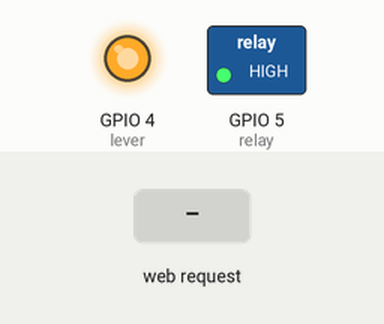
This sketch was run on a simulated ESP8266 (NodeMCU). Parts: switched loads named in the sketch (green lamp = pin HIGH), output pins drawn as LEDs (lit = HIGH). The inputs (shaded band) are chosen by the test bench. WiFi joins after 1.5 s; servers stay silent unless stated; network time is answered at once with the bench clock; the local clock reads 2024-03-15 10:24:30 at power-on unless the sketch sets it; what the sketch prints to the serial monitor is not drawn.

Above: at 2.7 s.
2.8 s: HTTP request GET /1 received
At 3.9 s:
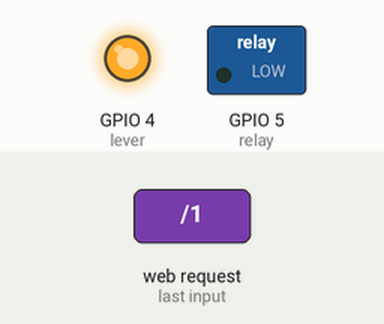
4.3 s: HTTP request GET /0 received
At 5.1 s:
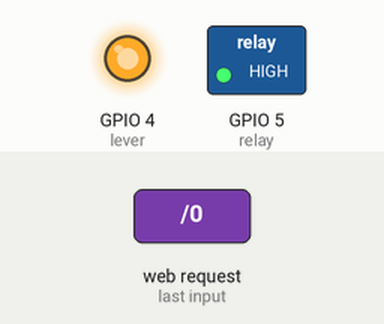
5.8 s: HTTP request GET /2 received
At 6.2 s:
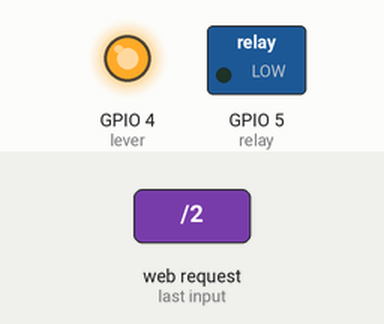
Timing chart, 0 to 8.8 s (numbered marks = the images above; inputs shaded):
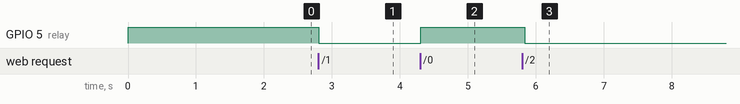

Measured:
- after the input at 2.8 s, GPIO 5 (relay): HIGH → LOW at once
- after the input at 4.3 s, GPIO 5 (relay): LOW → HIGH at once
- after the input at 5.8 s, GPIO 5 (relay): HIGH → LOW at once

The sketch:

Wifi_Ventilator.ino
```cpp
// Load Wi-Fi library
#include <NTPClient.h>
#include <ESP8266WiFi.h>
#include <WiFiUdp.h>

// Replace with your network credentials
const char* ssid     = "SSID";
const char* password = "PASSWORD";

// Set web server port number to 80
WiFiServer server(80);

// Variable to store the HTTP request
String header;

// Auxiliar variables to store the current output state
int state = 0;

// Assign output variables to GPIO pins
// Reversed functionality (low -> on, high -> off)
// Connect Realay to NO & COM
// That way, if the arduino is off/not connected to power, the ventilator is on
const int relay = 5;
const int lever = 4;

// Current time
unsigned long currentTime = millis();
// Previous time
unsigned long previousTime = 0;
// Define timeout time in milliseconds (example: 2000ms = 2s)
const long timeoutTime = 2000;

// Define NTP Client
WiFiUDP ntpUDP;
NTPClient timeClient(ntpUDP, "pool.ntp.org");

// Vars for ventilator-timer
unsigned long ventStartTime = 0;
unsigned long ventCurrentTime = 0;

// Get_Unix_Time() Function that gets current epoch time
unsigned long Get_Unix_Time() {
  timeClient.update();
  unsigned long now = timeClient.getEpochTime();
  return now;
}

void Check_For_State() {
  // turns the GPIOs on and off
  if (state == 0) {
    digitalWrite(relay, HIGH);
    ventCurrentTime = 0;
    ventStartTime = 0;

  } else if (state == 1) {
    digitalWrite(relay, LOW);
    ventCurrentTime = 0;
    ventStartTime = 0;

  } else if (state == 2) {
    if (ventStartTime == 0){
      ventStartTime = Get_Unix_Time();
      digitalWrite(relay, LOW);
      };
    ventCurrentTime = Get_Unix_Time();
    if((ventCurrentTime - ventStartTime) > (60*15)){
      digitalWrite(relay, HIGH);
      state = 0;
    };

  } else if (state == 3) {
    if (ventStartTime == 0){
      ventStartTime = Get_Unix_Time();
      digitalWrite(relay, LOW);
      };
    ventCurrentTime = Get_Unix_Time();
    if((ventCurrentTime - ventStartTime) > (60*30)){
      digitalWrite(relay, HIGH);
      state = 0;
    };

  } else if (state == 4) {
    if (ventStartTime == 0){
      ventStartTime = Get_Unix_Time();
      digitalWrite(relay, LOW);
      };
    ventCurrentTime = Get_Unix_Time();
    if((ventCurrentTime - ventStartTime) > (60*60)){
      digitalWrite(relay, HIGH);
      state = 0;
    };

  } else if (state == 5) {
    if (ventStartTime == 0){
      ventStartTime = Get_Unix_Time();
      digitalWrite(relay, LOW);
      };
    ventCurrentTime = Get_Unix_Time();
    if((ventCurrentTime - ventStartTime) > (60*1)){
      digitalWrite(relay, HIGH);
      state = 0;
    };
  }
}


void setup() {
  Serial.begin(115200);
  // Initialize the output variables as outputs
  pinMode(relay, OUTPUT);
  pinMode(lever, OUTPUT);
  // Set outputs
  digitalWrite(relay, HIGH);
  digitalWrite(lever, HIGH);

  // Connect to Wi-Fi network with SSID and password
  Serial.print("Connecting to: ");
  Serial.println(ssid);
  WiFi.begin(ssid, password);
  while (WiFi.status() != WL_CONNECTED) {
    delay(500);
    Serial.print(".");
  }
  // Print local IP address and start web server
  Serial.println("");
  Serial.println("WiFi connected.");
  Serial.println("IP address: ");
  Serial.println(WiFi.localIP());
  server.begin();
}

void loop(){
  WiFiClient client = server.available();   // Listen for incoming clients

  if (client) {                             // If a new client connects,
    Serial.println("New Client.");          // print a message out in the serial port
    String currentLine = "";                // make a String to hold incoming data from the client

    currentTime = millis();
    previousTime = currentTime;
    while (client.connected() && currentTime - previousTime <= timeoutTime) { // loop while the client's connected
      currentTime = millis();
      if (client.available()) {             // if there's bytes to read from the client,
        char c = client.read();             // read a byte, then
        Serial.write(c);                    // print it out the serial monitor
        header += c;
        if (c == '\n') {                    // if the byte is a newline character
          // if the current line is blank, you got two newline characters in a row.
          // that's the end of the client HTTP request, so send a response:
          if (currentLine.length() == 0) {
            // HTTP headers always start with a response code (e.g. HTTP/1.1 200 OK)
            // and a content-type so the client knows what's coming, then a blank line:
            client.println("HTTP/1.1 200 OK");
            client.println("Content-type:text/html");
            client.println("Connection: close");
            client.println();

            // turns the GPIOs on and off
            if (header.indexOf("GET /0") >= 0) {
              Serial.println("Ventilator aus");
              state = 0;
            } else if (header.indexOf("GET /1") >= 0) {
              Serial.println("Ventilator an");
              state = 1;
            } else if (header.indexOf("GET /2") >= 0) {
              Serial.println("Ventilator für 15min an");
              state = 2;
            } else if (header.indexOf("GET /3") >= 0) {
              Serial.println("Ventilator für 30min an");
              state = 3;
            } else if (header.indexOf("GET /4") >= 0) {
              Serial.println("Ventilator für 60min an");
              state = 4;
            } else if (header.indexOf("GET /5") >= 0) {
              Serial.println("Ventilator für 1min an");
              state = 5;
            }

                // Display the HTML web page
            client.println("<!DOCTYPE html><html>");
            client.println("<head><title>Ventilator</title> <meta name=\"viewport\" content=\"width=device-width, initial-scale=0.75\"></head>");
            client.println("<link rel=\"icon\" href=\"data:,\">");

                  // CSS to style the on/off buttons
            client.println("<style>");
            client.println("@import url('https://fonts.googleapis.com/css2?family=Slabo+27px&display=swap');");
            client.println("body{margin: 0em; padding: 0em; border: 0em;background-color: #2b2d42;min-width:350px; width: auto !important; width:350px; min-height:650px;height: auto !important; height:650px;}");
            client.println("#inhalt{ width: 100%; height: 100%; position: relative;}");
            client.println("button{ width: 90%; top: 0px; color: white;  padding: 14px; text-decoration: none;  font-size: 30px;  margin: 2px;  cursor: pointer; border-radius: 12px; margin: 0; margin-top: 18px; position: relative; top: 50%; left: 50%; -ms-transform: translate(-50%, -50%); transform: translate(-50%, -50%); border: none;}");
            client.println(".selectable {  background-color: #003566;}");
            client.println(".unselectable { background-color: #8d99ae; }");
            client.println(".selected{ background-color: #e07a5f;}");
            client.println(".title { font-family: 'Slabo', serif; font-size: 3em; color: rgb(235, 235, 235); text-align: center; margin: 5%; margin-bottom: 12%;}");
            client.println(".untertitel { font-family: 'Slabo', serif; font-size: 2em; color: #dee2e6; text-align: center; margin: 10%; margin-bottom: 8%;}");
            client.println("#copyright {position: absolute; margin: 0em; font-size: 1.25em; font-style: italic;  color: rgb(235, 235, 235);  left: 50%;  bottom: 2px;  transform: translate(-50%, -50%);}");
            client.println("</style>");

            // Web Page Heading
            client.println("<body>");
            client.println("<div id=\"inhalt\">");
            client.println("<p class=\"title\">Ventilator Interface</p>");
            client.println("<div class=\"box\">");
            client.println("<p class=\"untertitel\">Toggle</p>");

            if (state == 0) {
              client.println("<a href= \"/1\"><button class=\"selectable\" id=\"on\">On</button></a></br>");
              client.println("<a href= \"\"><button class=\"unselectable selected\" id=\"off\">Off</button></a>");
              client.println("</div>");
              client.println("<div class=\"box\"><p class=\"untertitel\">Timer</p>");
              client.println("<a href= \"/2\"><button class=\"selectable\" id=\"min15\">15 Min</button></a></br>");
              client.println("<a href= \"/3\"><button class=\"selectable\" id=\"min30\">30 Min</button></a></br>");
              client.println("<a href= \"/4\"><button class=\"selectable\" id=\"min60\">60 Min</button></a></br>");
              client.println("<a href= \"/5\"><button class=\"selectable\" id=\"min1\">1 Min</button></a>");
            } else if (state == 1){
              client.println("<a href= \"/1\"><button class=\"selectable selected\" id=\"on\">On</button></a></br>");
              client.println("<a href= \"/0\"><button class=\"selectable\" id=\"off\">Off</button></a>");
              client.println("</div>");
              client.println("<div class=\"box\"><p class=\"untertitel\">Timer</p>");
              client.println("<a href= \"/2\"><button class=\"selectable\" id=\"min15\">15 Min</button></a></br>");
              client.println("<a href= \"/3\"><button class=\"selectable\" id=\"min30\">30 Min</button></a></br>");
              client.println("<a href= \"/4\"><button class=\"selectable\" id=\"min60\">60 Min</button></a></br>");
              client.println("<a href= \"/5\"><button class=\"selectable\" id=\"min1\">1 Min</button></a>");
            } else if (state == 2){
              client.println("<a href= \"/1\"><button class=\"selectable\" id=\"on\">On</button></a></br>");
              client.println("<a href= \"/0\"><button class=\"selectable\" id=\"off\">Off</button></a>");
              client.println("</div>");
              client.println("<div class=\"box\"><p class=\"untertitel\">Timer</p>");
              client.println("<a href= \"\"><button class=\"unselectable selected\" id=\"min15\">15 Min</button></a></br>");
              client.println("<a href= \"\"><button class=\"unselectable\" id=\"min30\">30 Min</button></a></br>");
              client.println("<a href= \"\"><button class=\"unselectable\" id=\"min60\">60 Min</button></a></br>");
              client.println("<a href= \"\"><button class=\"unselectable\" id=\"min1\">1 Min</button></a>");
            } else if (state == 3){
              client.println("<a href= \"/1\"><button class=\"selectable\" id=\"on\">On</button></a></br>");
              client.println("<a href= \"/0\"><button class=\"selectable\" id=\"off\">Off</button></a>");
              client.println("</div>");
              client.println("<div class=\"box\"><p class=\"untertitel\">Timer</p>");
              client.println("<a href= \"\"><button class=\"unselectable\" id=\"min15\">15 Min</button></a></br>");
              client.println("<a href= \"\"><button class=\"unselectable selected\" id=\"min30\">30 Min</button></a></br>");
              client.println("<a href= \"\"><button class=\"unselectable\" id=\"min60\">60 Min</button></a></br>");
              client.println("<a href= \"\"><button class=\"unselectable\" id=\"min1\">1 Min</button></a>");
            } else if (state == 4){
              client.println("<a href= \"/1\"><button class=\"selectable\" id=\"on\">On</button></a></br>");
              client.println("<a href= \"/0\"><button class=\"selectable\" id=\"off\">Off</button></a>");
              client.println("</div>");
              client.println("<div class=\"box\"><p class=\"untertitel\">Timer</p>");
              client.println("<a href= \"\"><button class=\"unselectable\" id=\"min15\">15 Min</button></a></br>");
              client.println("<a href= \"\"><button class=\"unselectable\" id=\"min30\">30 Min</button></a></br>");
              client.println("<a href= \"\"><button class=\"unselectable selected\" id=\"min60\">60 Min</button></a></br>");
              client.println("<a href= \"\"><button class=\"unselectable\" id=\"min1\">1 Min</button></a>");
            } else if (state == 5){
              client.println("<a href= \"/1\"><button class=\"selectable\" id=\"on\">On</button></a></br>");
              client.println("<a href= \"/0\"><button class=\"selectable\" id=\"off\">Off</button></a>");
              client.println("</div>");
              client.println("<div class=\"box\"><p class=\"untertitel\">Timer</p>");
              client.println("<a href= \"\"><button class=\"unselectable\" id=\"min15\">15 Min</button></a></br>");
              client.println("<a href= \"\"><button class=\"unselectable\" id=\"min30\">30 Min</button></a></br>");
              client.println("<a href= \"\"><button class=\"unselectable\" id=\"min60\">60 Min</button></a></br>");
              client.println("<a href= \"\"><button class=\"unselectable selected\" id=\"min1\">1 Min</button></a>");
            }

            client.println("</div>");
            client.println("</div>");
            client.println("<p id=\"copyright\">Oliver Seider Jr</p>");
            client.println("</body>");

            Check_For_State();

            // The HTTP response ends with another blank line
            client.println();
            // Break out of the while loop
            break;
          } else { // if you got a newline, then clear currentLine
            currentLine = "";
          }
        } else if (c != '\r') {  // if you got anything else but a carriage return character,
          currentLine += c;      // add it to the end of the currentLine
        }
      }
    }
    // Clear the header variable
    header = "";
    // Close the connection
    client.stop();
    Serial.println("Client disconnected.");
    Serial.println("");
  }
  Check_For_State();
}
```
